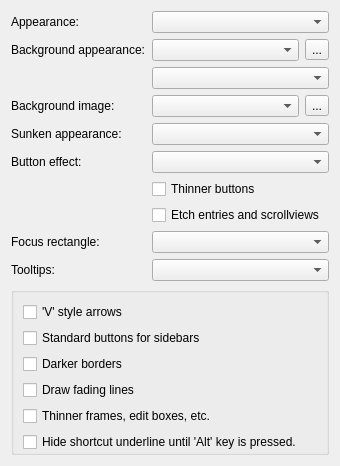
     <widget class="QWidget" name="page">
      <layout class="QFormLayout" name="formLayout">
       <item row="0" column="0">
        <widget class="QLabel" name="label_7">
         <property name="text">
          <string>Appearance:</string>
         </property>
        </widget>
       </item>
       <item row="0" column="1">
        <widget class="QComboBox" name="appearance">
         <property name="sizePolicy">
          <sizepolicy hsizetype="Preferred" vsizetype="Fixed">
           <horstretch>0</horstretch>
           <verstretch>0</verstretch>
          </sizepolicy>
         </property>
         <property name="toolTip">
          <string>&lt;p&gt;The setting here affects the general appearance - and will be applied to buttons, combo boxes, and spin buttons.&lt;/p&gt;</string>
         </property>
        </widget>
       </item>
       <item row="1" column="0">
        <widget class="QLabel" name="label_47">
         <property name="text">
          <string>Background appearance:</string>
         </property>
        </widget>
       </item>
       <item row="1" column="1">
        <layout class="QHBoxLayout" name="horizontalLayout_3">
         <item>
          <widget class="QComboBox" name="bgndAppearance">
           <property name="toolTip">
            <string>&lt;p&gt;Sets a gradient to be used as the background for windows and dialogs.&lt;/p&gt;&lt;p&gt;&lt;b&gt;NOTE&lt;/b&gt; This is an experimental option, and will (probably) have a detrimental effect on performance.&lt;/p&gt;</string>
           </property>
          </widget>
         </item>
         <item>
          <widget class="QToolButton" name="bgndAppearance_btn">
           <property name="text">
            <string>...</string>
           </property>
          </widget>
         </item>
        </layout>
       </item>
       <item row="2" column="1">
        <widget class="QComboBox" name="bgndGrad">
         <property name="toolTip">
          <string>&lt;p&gt;Control the orientation of the background gradient.&lt;/p&gt;</string>
         </property>
        </widget>
       </item>
       <item row="3" column="0">
        <widget class="QLabel" name="label_47b">
         <property name="text">
          <string>Background image:</string>
         </property>
        </widget>
       </item>
       <item row="3" column="1">
        <layout class="QHBoxLayout" name="horizontalLayout_4">
         <item>
          <widget class="QComboBox" name="bgndImage">
           <property name="toolTip">
            <string>&lt;p&gt;This adds a background image to the top-right of dialogs and windows.
            &lt;ul&gt;&lt;li&gt;None - No image.&lt;/li&gt;&lt;li&gt;Bordered rings - 'Air' like rings with borders.&lt;/li&gt;&lt;li&gt;Plain rings - 'Air' like rings, but without any border.&lt;/li&gt;&lt;li&gt;Square rings - 3 simple rounded sqaures.&lt;/li&gt;&lt;/ul&gt;&lt;/p&gt;</string>
           </property>
          </widget>
         </item>
         <item>
          <widget class="QToolButton" name="bgndImage_btn">
           <property name="text">
            <string>...</string>
           </property>
          </widget>
         </item>
        </layout>
       </item>
       <item row="4" column="0">
        <widget class="QLabel" name="label_29">
         <property name="text">
          <string>Sunken appearance:</string>
         </property>
        </widget>
       </item>
       <item row="4" column="1">
        <widget class="QComboBox" name="sunkenAppearance">
         <property name="toolTip">
          <string>&lt;p&gt;Define the gradient to be used for sunken widgets - e.g. pressed buttons.&lt;/p&gt;</string>
         </property>
        </widget>
       </item>
       <item row="5" column="0">
        <widget class="QLabel" name="label_9">
         <property name="text">
          <string>Button effect:</string>
         </property>
        </widget>
       </item>
       <item row="5" column="1">
        <widget class="QComboBox" name="buttonEffect">
         <property name="toolTip">
          <string>&lt;p&gt;Control what effect should be applied to buttons, combo boxes, etc.&lt;/p&gt;</string>
         </property>
        </widget>
       </item>
       <item row="6" column="1">
        <widget class="QCheckBox" name="thin_buttons">
         <property name="toolTip">
          <string>&lt;p&gt;Make buttons, and other widgets, slightly thinner.&lt;/p&gt;</string>
         </property>
         <property name="text">
          <string>Thinner buttons</string>
         </property>
        </widget>
       </item>
       <item row="7" column="1">
        <widget class="QCheckBox" name="etchEntry">
         <property name="toolTip">
          <string>&lt;p&gt;When the 'Button effect' is set to etched or shadowed, then this option controls whether line-edits and scrollviews (such as listviews and treeviews) should have an etched look.&lt;/p&gt;</string>
         </property>
         <property name="text">
          <string>Etch entries and scrollviews </string>
         </property>
        </widget>
       </item>
       <item row="8" column="0">
        <widget class="QLabel" name="label_25">
         <property name="text">
          <string>Focus rectangle:</string>
         </property>
        </widget>
       </item>
       <item row="8" column="1">
        <widget class="QComboBox" name="focus">
         <property name="toolTip">
          <string>&lt;p&gt;Controls how QtCurve indicates that a widget has keyboard focus.&lt;/p&gt;</string>
         </property>
        </widget>
       </item>
       <item row="9" column="0">
        <widget class="QLabel" name="label_tt">
         <property name="text">
          <string>Tooltips:</string>
         </property>
        </widget>
       </item>
       <item row="9" column="1">
        <widget class="QComboBox" name="tooltipAppearance">
         <property name="toolTip">
          <string>&lt;p&gt;Controls the appearance of tooltip backgrounds.&lt;/p&gt;</string>
         </property>
        </widget>
       </item>
       <item row="10" column="0" colspan="2">
        <widget class="QGroupBox" name="groupBox_4">
         <property name="title">
          <string/>
         </property>
         <layout class="QVBoxLayout" name="verticalLayout_4">
          <property name="bottomMargin">
           <number>0</number>
          </property>
          <item>
           <widget class="QCheckBox" name="vArrows">
            <property name="toolTip">
             <string>&lt;p&gt;QtCurve supports 2 arrows types; plain (i.e. triangular) and the more modern looking 'V' style arrows.&lt;/p&gt;</string>
            </property>
            <property name="text">
             <string>'V' style arrows</string>
            </property>
           </widget>
          </item>
          <item>
           <widget class="QCheckBox" name="stdSidebarButtons">
            <property name="toolTip">
             <string>&lt;p&gt;Select this to have the sidebar buttons in konqueror, kate, kaffeine, ktorrent, etc., drawn as per normal buttons - otherwise they will be drawn in a more flat style with the active tab colored with the highlght color.&lt;/p&gt;</string>
            </property>
            <property name="text">
             <string>Standard buttons for sidebars</string>
            </property>
           </widget>
          </item>
          <item>
           <widget class="QCheckBox" name="darkerBorders">
            <property name="toolTip">
             <string>&lt;p&gt;Darkens the borders of frames, buttons, etc.&lt;/p&gt;</string>
            </property>
            <property name="text">
             <string>Darker borders</string>
            </property>
           </widget>
          </item>
          <item>
           <widget class="QCheckBox" name="fadeLines">
            <property name="toolTip">
             <string>&lt;p&gt;Controls whether horizontal and vertical lines should be drawn with fading ends.&lt;/p&gt;</string>
            </property>
            <property name="text">
             <string>Draw fading lines</string>
            </property>
           </widget>
          </item>
          <item>
           <widget class="QCheckBox" name="thin_frames">
            <property name="toolTip">
             <string>&lt;p&gt;Controls whether the internal 3d part of frames, etc, should be drawn.&lt;/p&gt;</string>
            </property>
            <property name="text">
             <string>Thinner frames, edit boxes, etc.</string>
            </property>
           </widget>
          </item>
          <item>
           <widget class="QCheckBox" name="hideShortcutUnderline">
            <property name="text">
             <string>Hide shortcut underline until 'Alt' key is pressed.</string>
            </property>
           </widget>
          </item>
         </layout>
        </widget>
       </item>
      </layout>
     </widget>
